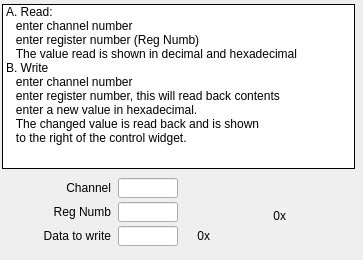
<?xml version="1.0" encoding="UTF-8"?>
<ui version="4.0">
 <class>Form</class>
 <widget class="QWidget" name="Form">
  <property name="geometry">
   <rect>
    <x>0</x>
    <y>0</y>
    <width>363</width>
    <height>260</height>
   </rect>
  </property>
  <property name="windowTitle">
   <string>Form</string>
  </property>
  <widget class="QListWidget" name="listWidget">
   <property name="geometry">
    <rect>
     <x>2</x>
     <y>4</y>
     <width>353</width>
     <height>165</height>
    </rect>
   </property>
   <property name="frameShape">
    <enum>QFrame::Box</enum>
   </property>
   <property name="frameShadow">
    <enum>QFrame::Plain</enum>
   </property>
   <property name="verticalScrollBarPolicy">
    <enum>Qt::ScrollBarAlwaysOff</enum>
   </property>
   <property name="horizontalScrollBarPolicy">
    <enum>Qt::ScrollBarAlwaysOff</enum>
   </property>
   <item>
    <property name="text">
     <string>A. Read:</string>
    </property>
   </item>
   <item>
    <property name="text">
     <string>   enter channel number</string>
    </property>
   </item>
   <item>
    <property name="text">
     <string>   enter register number (Reg Numb)</string>
    </property>
   </item>
   <item>
    <property name="text">
     <string>   The value read is shown in decimal and hexadecimal </string>
    </property>
   </item>
   <item>
    <property name="text">
     <string>B. Write</string>
    </property>
   </item>
   <item>
    <property name="text">
     <string>   enter channel number</string>
    </property>
   </item>
   <item>
    <property name="text">
     <string>   enter register number, this will read back contents</string>
    </property>
   </item>
   <item>
    <property name="text">
     <string>   enter a new value in hexadecimal.</string>
    </property>
   </item>
   <item>
    <property name="text">
     <string>   The changed value is read back and is shown</string>
    </property>
   </item>
   <item>
    <property name="text">
     <string>   to the right of the control widget.</string>
    </property>
   </item>
  </widget>
  <widget class="QLabel" name="label_2">
   <property name="geometry">
    <rect>
     <x>190</x>
     <y>226</y>
     <width>20</width>
     <height>20</height>
    </rect>
   </property>
   <property name="text">
    <string>0x</string>
   </property>
   <property name="alignment">
    <set>Qt::AlignRight|Qt::AlignTrailing|Qt::AlignVCenter</set>
   </property>
  </widget>
  <widget class="QELabel" name="qelabel_3">
   <property name="geometry">
    <rect>
     <x>206</x>
     <y>226</y>
     <width>52</width>
     <height>20</height>
    </rect>
   </property>
   <property name="variable" stdset="0">
    <string>$(P):LI:$(Q)-$(N):WR:RBV</string>
   </property>
   <property name="variableSubstitutions" stdset="0">
    <string>P=CHA,Q=2531-1,N=2</string>
   </property>
   <property name="displayAlarmState">
    <bool>false</bool>
   </property>
   <property name="format" stdset="0">
    <enum>QELabel::UnsignedInteger</enum>
   </property>
   <property name="radix">
    <UInt>16</UInt>
   </property>
  </widget>
  <widget class="QELabel" name="qelabel_2">
   <property name="geometry">
    <rect>
     <x>282</x>
     <y>206</y>
     <width>52</width>
     <height>20</height>
    </rect>
   </property>
   <property name="variable" stdset="0">
    <string>$(P):LI:$(Q)-$(N):REGVAL</string>
   </property>
   <property name="variableSubstitutions" stdset="0">
    <string>P=CHA,Q=2531-1,N=2</string>
   </property>
   <property name="displayAlarmState">
    <bool>false</bool>
   </property>
   <property name="format" stdset="0">
    <enum>QELabel::UnsignedInteger</enum>
   </property>
   <property name="radix">
    <UInt>16</UInt>
   </property>
  </widget>
  <widget class="QLabel" name="label">
   <property name="geometry">
    <rect>
     <x>266</x>
     <y>206</y>
     <width>20</width>
     <height>20</height>
    </rect>
   </property>
   <property name="text">
    <string>0x</string>
   </property>
   <property name="alignment">
    <set>Qt::AlignRight|Qt::AlignTrailing|Qt::AlignVCenter</set>
   </property>
  </widget>
  <widget class="QELabel" name="qelabel">
   <property name="geometry">
    <rect>
     <x>206</x>
     <y>206</y>
     <width>40</width>
     <height>20</height>
    </rect>
   </property>
   <property name="variable" stdset="0">
    <string>$(P):LI:$(Q)-$(N):REGVAL</string>
   </property>
   <property name="variableSubstitutions" stdset="0">
    <string>P=CHA,Q=2531-1,N=2</string>
   </property>
   <property name="displayAlarmState">
    <bool>false</bool>
   </property>
  </widget>
  <widget class="QELineEdit" name="qelineedit_3">
   <property name="geometry">
    <rect>
     <x>118</x>
     <y>226</y>
     <width>60</width>
     <height>20</height>
    </rect>
   </property>
   <property name="variable" stdset="0">
    <string>$(P):LO:$(Q)-$(N):WREG:VAL</string>
   </property>
   <property name="variableSubstitutions" stdset="0">
    <string>P=CHA,Q=2531-1,N=2</string>
   </property>
   <property name="format" stdset="0">
    <enum>QELineEdit::UnsignedInteger</enum>
   </property>
   <property name="radix">
    <UInt>16</UInt>
   </property>
   <property name="notation" stdset="0">
    <enum>QELineEdit::Fixed</enum>
   </property>
  </widget>
  <widget class="QLabel" name="label_4">
   <property name="geometry">
    <rect>
     <x>26</x>
     <y>202</y>
     <width>85</width>
     <height>20</height>
    </rect>
   </property>
   <property name="text">
    <string>Reg Numb</string>
   </property>
   <property name="alignment">
    <set>Qt::AlignRight|Qt::AlignTrailing|Qt::AlignVCenter</set>
   </property>
  </widget>
  <widget class="QELineEdit" name="qelineedit">
   <property name="geometry">
    <rect>
     <x>118</x>
     <y>178</y>
     <width>60</width>
     <height>20</height>
    </rect>
   </property>
   <property name="variable" stdset="0">
    <string>$(P):LO:$(Q)-$(N):CHAN</string>
   </property>
   <property name="variableSubstitutions" stdset="0">
    <string>P=CHA,Q=2531-1,N=2</string>
   </property>
  </widget>
  <widget class="QLabel" name="label_5">
   <property name="geometry">
    <rect>
     <x>26</x>
     <y>226</y>
     <width>85</width>
     <height>20</height>
    </rect>
   </property>
   <property name="text">
    <string>Data to write</string>
   </property>
   <property name="alignment">
    <set>Qt::AlignRight|Qt::AlignTrailing|Qt::AlignVCenter</set>
   </property>
  </widget>
  <widget class="QLabel" name="label_3">
   <property name="geometry">
    <rect>
     <x>26</x>
     <y>178</y>
     <width>85</width>
     <height>20</height>
    </rect>
   </property>
   <property name="text">
    <string>Channel</string>
   </property>
   <property name="alignment">
    <set>Qt::AlignRight|Qt::AlignTrailing|Qt::AlignVCenter</set>
   </property>
  </widget>
  <widget class="QELineEdit" name="qelineedit_2">
   <property name="geometry">
    <rect>
     <x>118</x>
     <y>202</y>
     <width>60</width>
     <height>20</height>
    </rect>
   </property>
   <property name="variable" stdset="0">
    <string>$(P):LO:$(Q)-$(N):REGN</string>
   </property>
   <property name="variableSubstitutions" stdset="0">
    <string>P=CHA,Q=2531-1,N=2</string>
   </property>
  </widget>
 </widget>
 <customwidgets>
  <customwidget>
   <class>QELabel</class>
   <extends>QLabel</extends>
   <header>QELabel.h</header>
  </customwidget>
  <customwidget>
   <class>QELineEdit</class>
   <extends>QLineEdit</extends>
   <header>QELineEdit.h</header>
  </customwidget>
 </customwidgets>
 <resources/>
 <connections/>
</ui>
